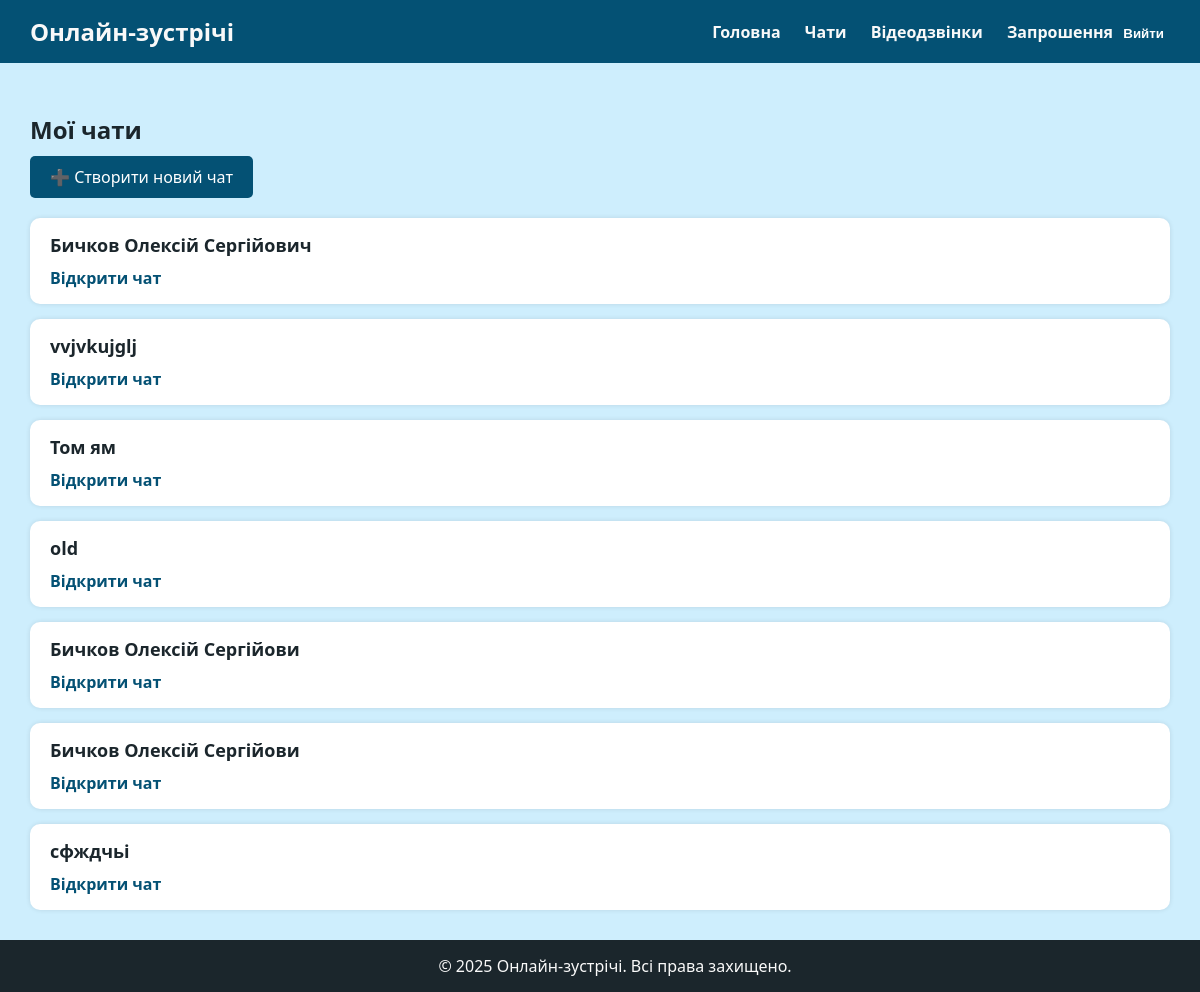
/chats/ (signed in), run on the app's committed database.
### Project/models/chatRoom.py (models this page shows)
class ChatRoom(models.Model):
    name = models.CharField(max_length=100)
    is_private = models.BooleanField(default=False)
    participants = models.ManyToManyField(User)

### Project/views/chat_view.py (the view)
# urls.py: path('chats/', chat_list, name='chat_list'),
@login_required
def chat_list(request):
    rooms = ChatRoom.objects.filter(participants=request.user)
    return render(request, 'chat_list.html', {'rooms': rooms})

### templates/chat_list.html (shortened to what this page needs)
{% extends 'base.html' %}
{% block content %}
<h2>Мої чати</h2>
<div style="margin-bottom: 30px;">
    <a href="{% url 'create_chat' %}"
       style="background-color: var(--primary); color: white; border: none; padding: 10px 20px; border-radius: 5px; text-decoration: none;">
        ➕ Створити новий чат
    </a>
</div>
<div style="display: flex; flex-direction: column; gap: 15px;">
    {% for room in rooms %}
    <div style="background: white; padding: 15px 20px; border-radius: 10px; box-shadow: 0 0 5px rgba(0,0,0,0.1);">
        <div style="font-size: 18px; font-weight: bold;">{{ room.name }}</div>
        <div style="margin-top: 10px;">
            <a href="{% url 'chat_room' room.id %}" style="color: var(--primary); text-decoration: none; font-weight: bold;">
                Відкрити чат
            </a>
        </div>
    </div>
    {% empty %}
    <div style="font-style: italic;">У вас ще немає чатів.</div>
    {% endfor %}
</div>
{% endblock %}

### templates/base.html (style rules this page uses)
:root { --light-blue: #ceeefd; --primary: #045174; --dark: #1b262c; --light: #f9f9f9; }
body { margin: 0; font-family: "Segoe UI", sans-serif; background-color: var(--light-blue); color: var(--dark); }

### data on the page
ChatRoom: name "Бичков Олексій Сергійович"
ChatRoom: name "vvjvkujglj"
ChatRoom: name "Том ям"
ChatRoom: name "old"
ChatRoom: name "Бичков Олексій Сергійови"
ChatRoom: name "Бичков Олексій Сергійови"
ChatRoom: name "сфждчьі"

### other printed values
{{ year|default:"2025" }} "2025"
